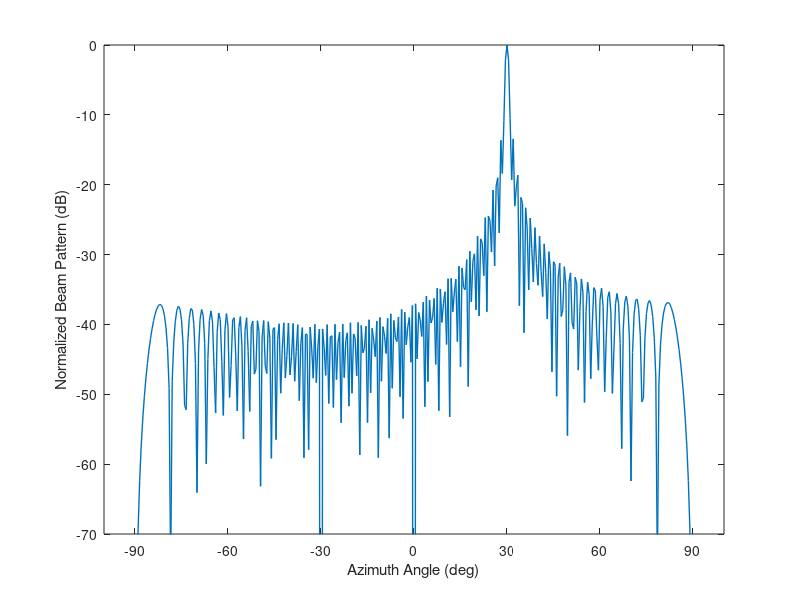

This figure's MATLAB source:
close all   % close all windows
clear       % clear workspace
clc         % clear command window
f=300e6;    %carrier frequency (Hz)
n=100;       %number of array elements
l=0.04*3e8/f;    %wave length (m)
sa=361;     %sampling
d=l/2;
p=0:d:d*(n-1);
angle=[-90,90];
%angle_m=[0 14 37 45];
%angle_m=[-14 0 26.5 37];
%angle_m=[-37 -26.5 0 14];
 angle_m=30;
%angle_n=[26.5 37];
Rat=(1)'; %ratio
s_m=size(angle_m,2);
theta_list = linspace(angle(1, 1), angle(1, 2), 361);
steering_matrixe=exp(1j*p'*2*pi/l*sin(theta_list*pi/180));
m_steering=exp(1j*p'*2*pi/l*sin(angle_m*pi/180));
%n_steering=exp(1j*p'*2*pi/l*sin(angle_n*pi/180));
R=(m_steering) * (m_steering)';
RRR=det(R);
R_inv = pinv(R);
C=m_steering;
w=R_inv*C/(C'*R_inv*C)*Rat;
bp = zeros(1, sa);
  for it = 1:sa
      a = steering_matrixe(:, it);
      bp(1, it) = abs(w' * a);
  end
  % Normalize.
 bp = 20 * log10(bp / max(bp));

 gain_m = zeros(1, s_m);
    for i = 1:s_m
      gain_m(i) = abs(w' * (m_steering(:, i)*m_steering(:, i)')* w) / abs(w'*w);
    end

plot(theta_list,bp,'LineWidth',1);
delta = (angle(1, 2) - angle(1, 1)) / 6;
set(gca, 'xlim',[angle(1,1)-10, angle(1, 2)+10]);
set(gca, 'xtick',angle(1, 1):delta: angle(1, 2));    
xlabel('Azimuth Angle (deg)');
ylabel('Normalized Beam Pattern (dB)');
set(gca, 'YLim', [-70,0]);
